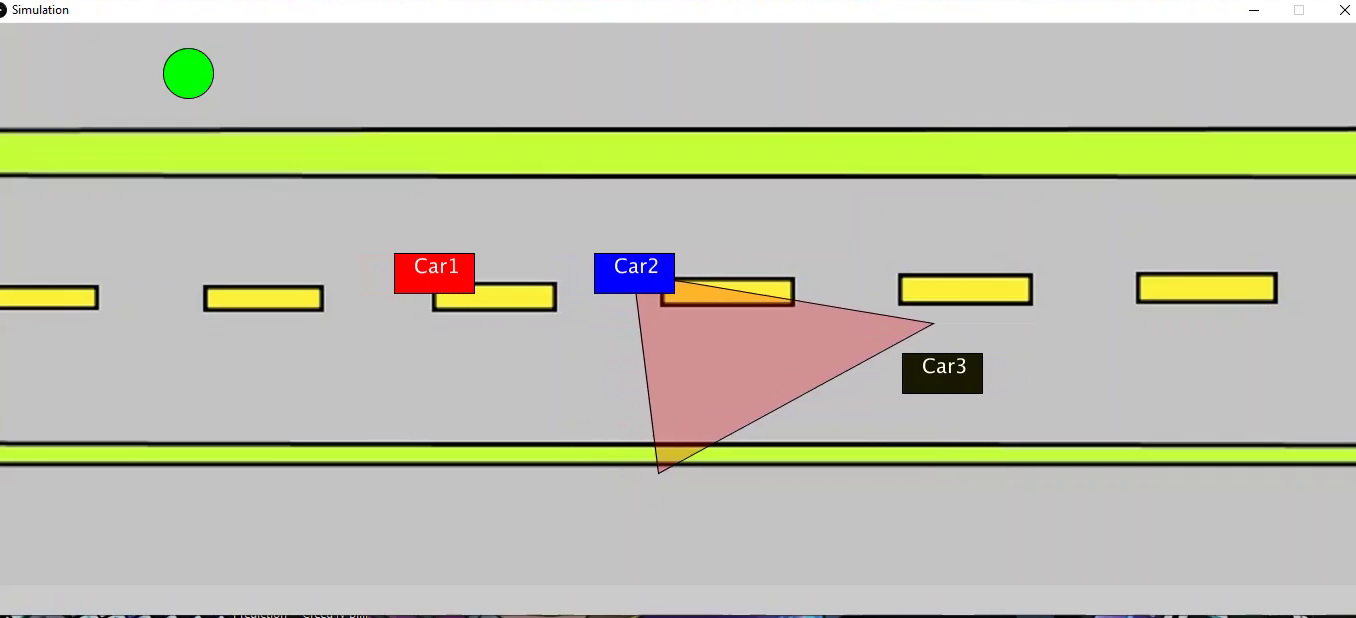
#> input picture frame 28 of Simulation Video.mp4, 1356 x 618 px, given in place of video-4.mp4, which was not available
$ python car-detect.py
#> lines starting #> are read from the running program, lines starting #| are printed output that depends on the picture; pictures that were not available may be replaced by others from this repository, and a replacement may not be noted
#! /usr/bin/python

import cv2

car_cascade = cv2.CascadeClassifier('trainedmodel-car.xml')
vc = cv2.VideoCapture('video-4.mp4')

if vc.isOpened():
    rval , frame = vc.read()
#> frame is the input picture: shape (618, 1356, 3); mean B, G, R 172.1, 191.7, 189.6
else:
    rval = False
c1=250
area=0
pos=0
r1=0
center=500
while True:

    rval, frame = vc.read()
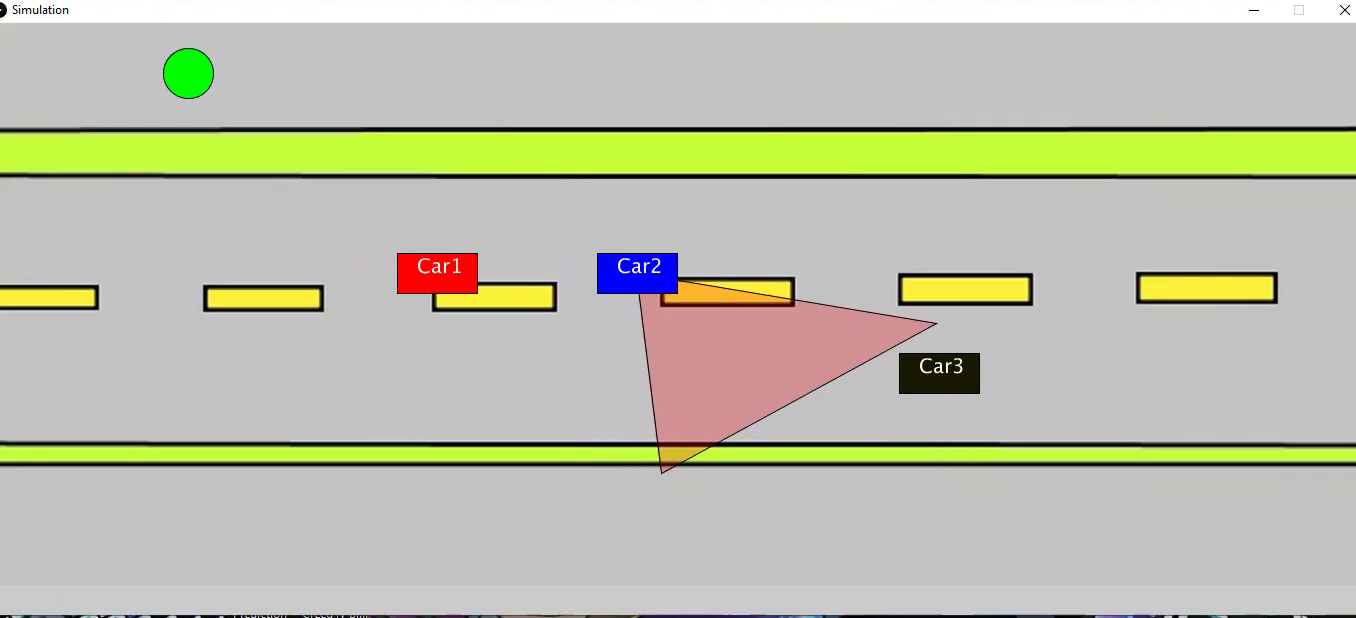
#> input picture frame 29 of Simulation Video.mp4, 1356 x 618 px, given in place of video-4.mp4, which was not available
#> frame is the input picture: shape (618, 1356, 3); mean B, G, R 172.1, 191.7, 189.6
    frameY, frameX, frameD = frame.shape
#> frameY = 618; frameX = 1356; frameD = 3
    # frame = cv2.resize(frame,(int(frameX/2), int(frameY/2)))
    frameY, frameX, frameD = frame.shape
    print(frameX, frameY)
#| 1356 618
    frame = frame[(int)(frameY*0.40):(int)(frameY*0.90), (int)(frameX*0.45):(int)(frameX*0.45)+(int)(frameX*0.9)]
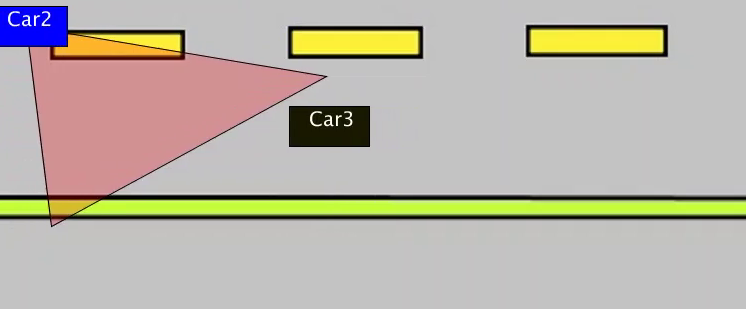
#> frame: shape (309, 746, 3); mean B, G, R 167.3, 179.1, 185.4
    frameY, frameX, frameD = frame.shape
#> frameY = 309; frameX = 746
    # frame = cv2.resize(frame, (int(frameX*1.5), int(frameY*1.5)))
    # frame = cv2.resize(frame,(640, 300))
    gray = cv2.cvtColor(frame, cv2.COLOR_RGB2GRAY)
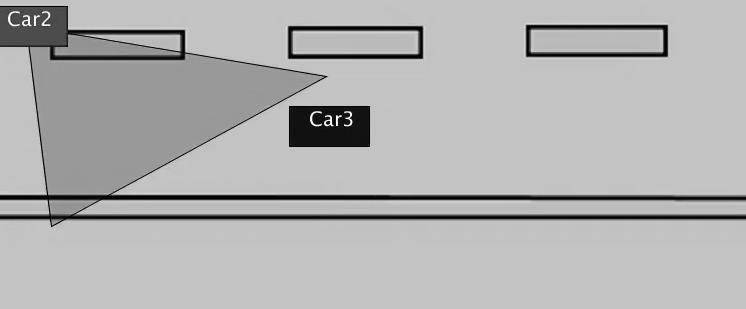
#> gray: shape (309, 746); min 0, max 254, mean 176.4
    cars = car_cascade.detectMultiScale(gray,1.2, 5)
#> cars = ()
    ncars = 0

    for (x,y,w,h) in cars:

        area=w*h
        pos=x+(h/2)
        cv2.rectangle(frame,(x,y),(x+w,y+h),(0,0,255),2)
        ncars = ncars + 1
#> this loop made 0 passes
#> after the loop, ncars = 0

    # show result
    cv2.imshow("Result",frame)
    #print ncars
    if cv2.waitKey(1) & 0xFF == ord('q'):
#> (key q is pressed here)
        break


vc.release()
cv2.destroyAllWindows()

$ run again, starting later in the video
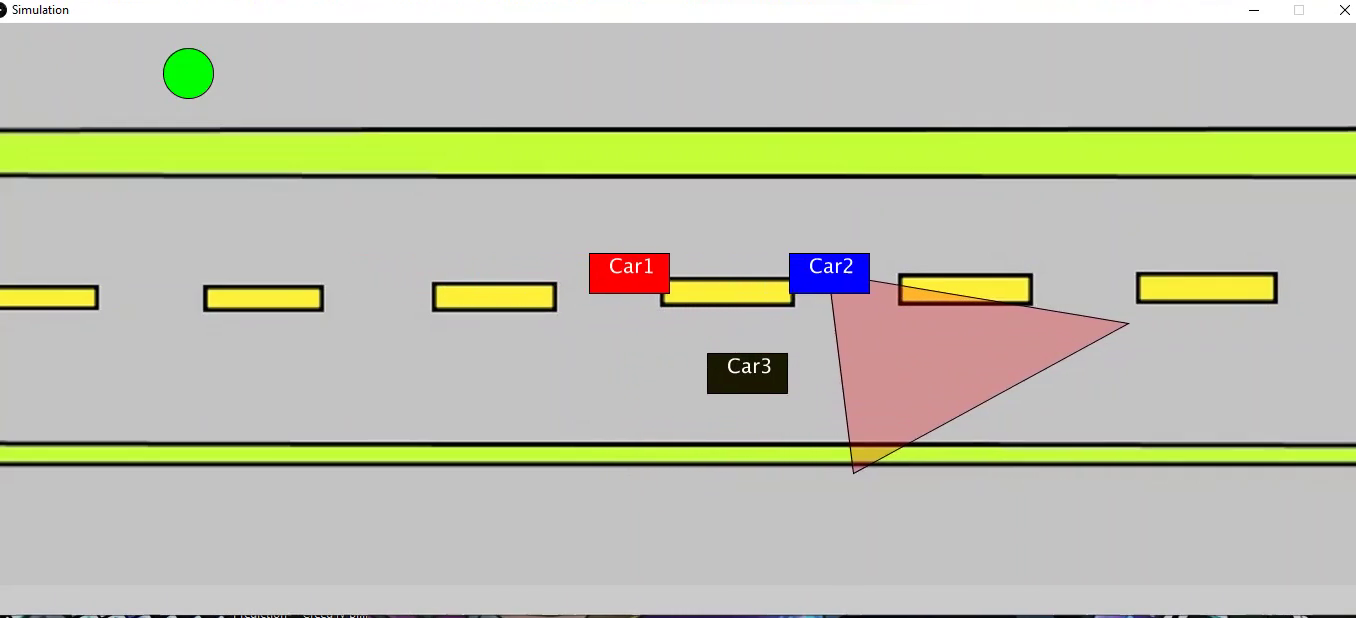
#> input picture frame 128 of Simulation Video.mp4, 1356 x 618 px, given in place of video-4.mp4, which was not available
#> frame is the input picture: shape (618, 1356, 3); mean B, G, R 172, 191.7, 189.7
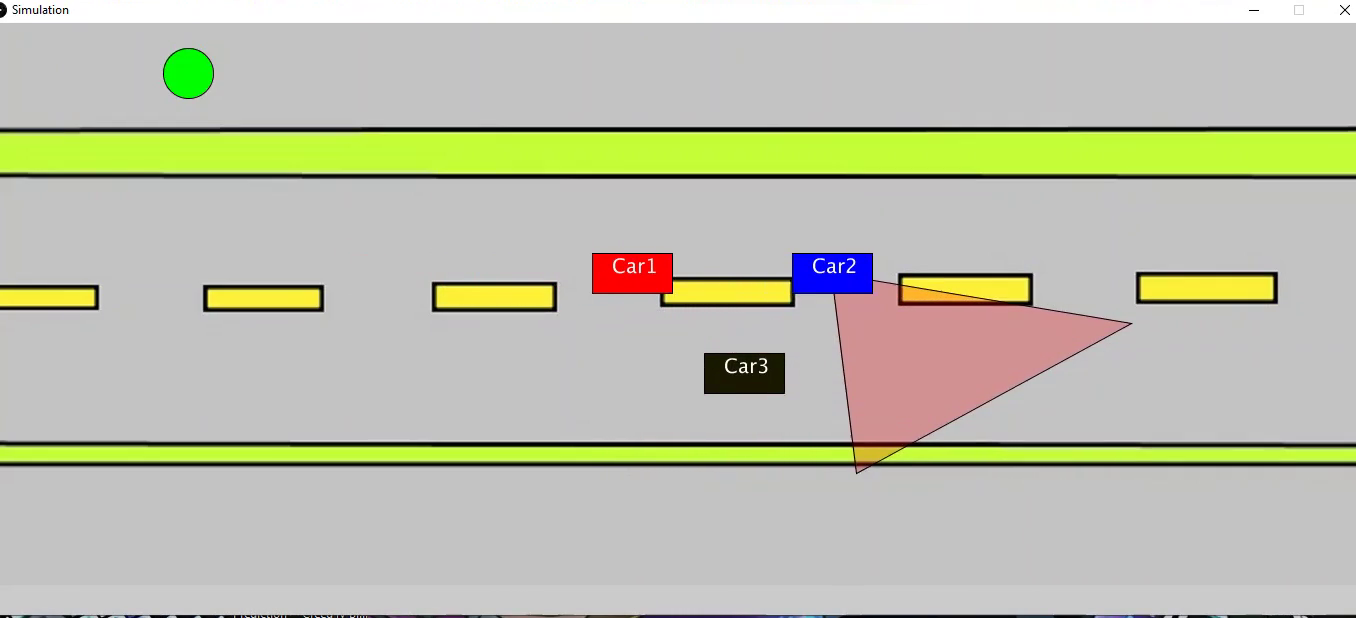
#> input picture frame 129 of Simulation Video.mp4, 1356 x 618 px, given in place of video-4.mp4, which was not available
#> frame is the input picture: shape (618, 1356, 3); mean B, G, R 172, 191.7, 189.7
#| 1356 618
#> frame: shape (309, 746, 3)
#> `gray = cv2.cvtColor(frame, cv2.COLOR_RGB2GRAY)`:
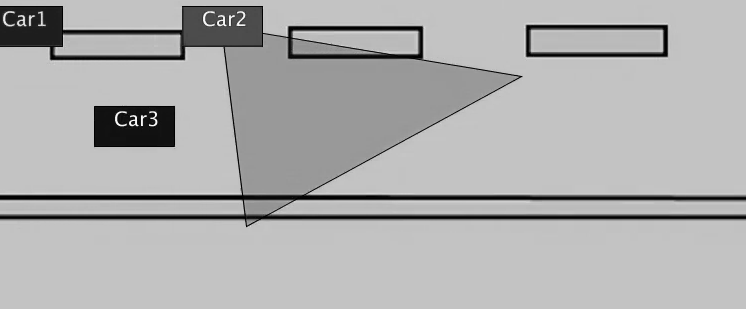
#> gray: shape (309, 746); min 0, max 254, mean 174.4
#> cars = ()
#> after the loop `for (x,y,w,h) in cars:`: ncars = 0

$ run again, starting later in the video
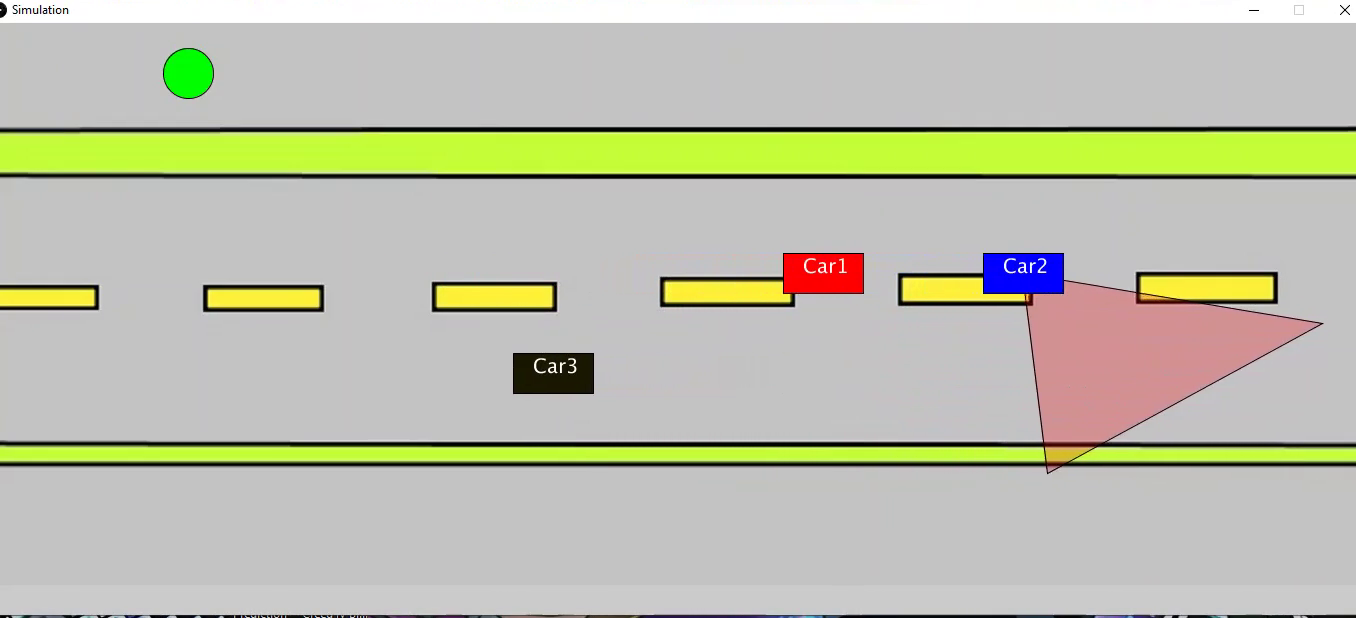
#> input picture frame 228 of Simulation Video.mp4, 1356 x 618 px, given in place of video-4.mp4, which was not available
#> frame is the input picture: shape (618, 1356, 3); mean B, G, R 172.2, 191.6, 189.7
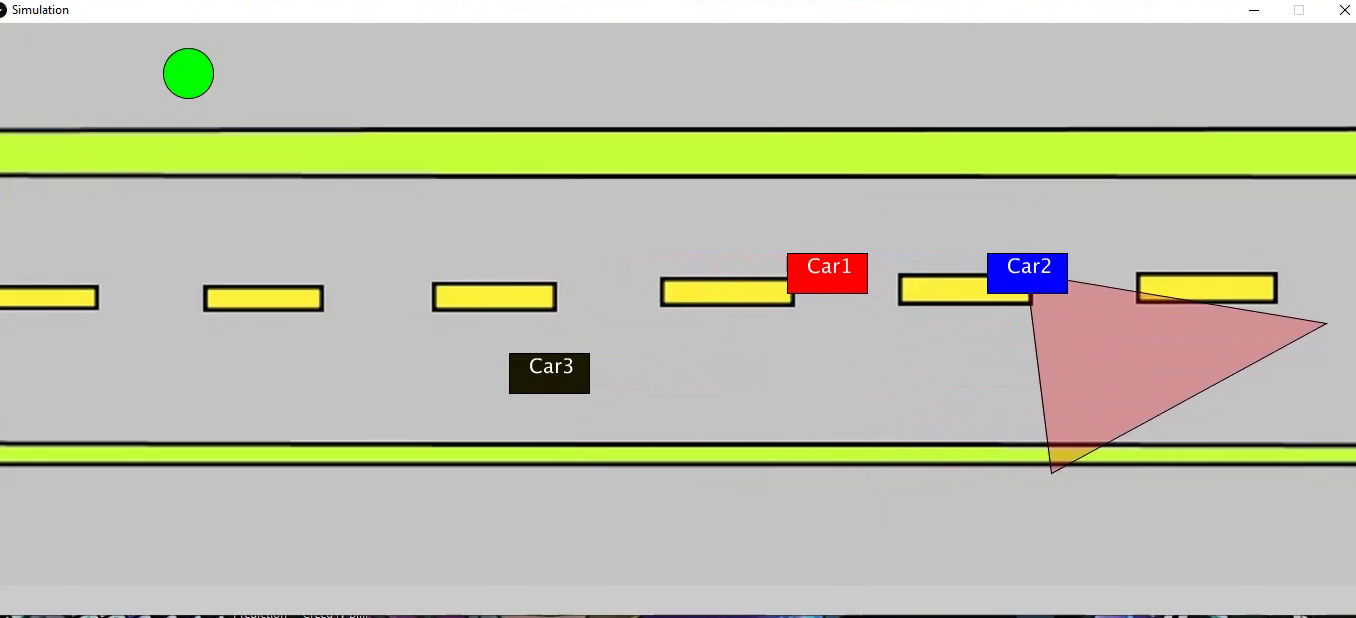
#> input picture frame 229 of Simulation Video.mp4, 1356 x 618 px, given in place of video-4.mp4, which was not available
#> frame is the input picture: shape (618, 1356, 3); mean B, G, R 172.1, 191.7, 189.7
#| 1356 618
#> frame: shape (309, 746, 3)
#> `gray = cv2.cvtColor(frame, cv2.COLOR_RGB2GRAY)`:
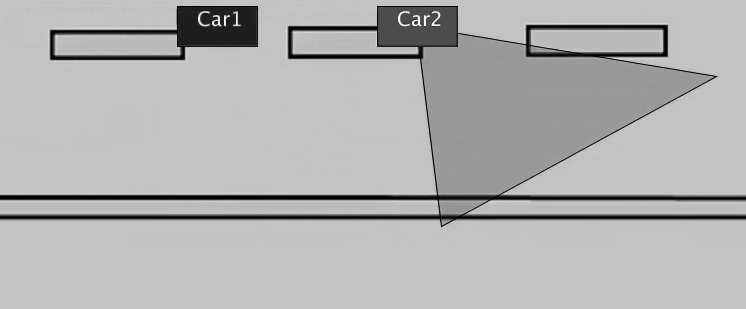
#> gray: shape (309, 746); min 0, max 254, mean 176.4
#> cars = ()
#> after the loop `for (x,y,w,h) in cars:`: ncars = 0
